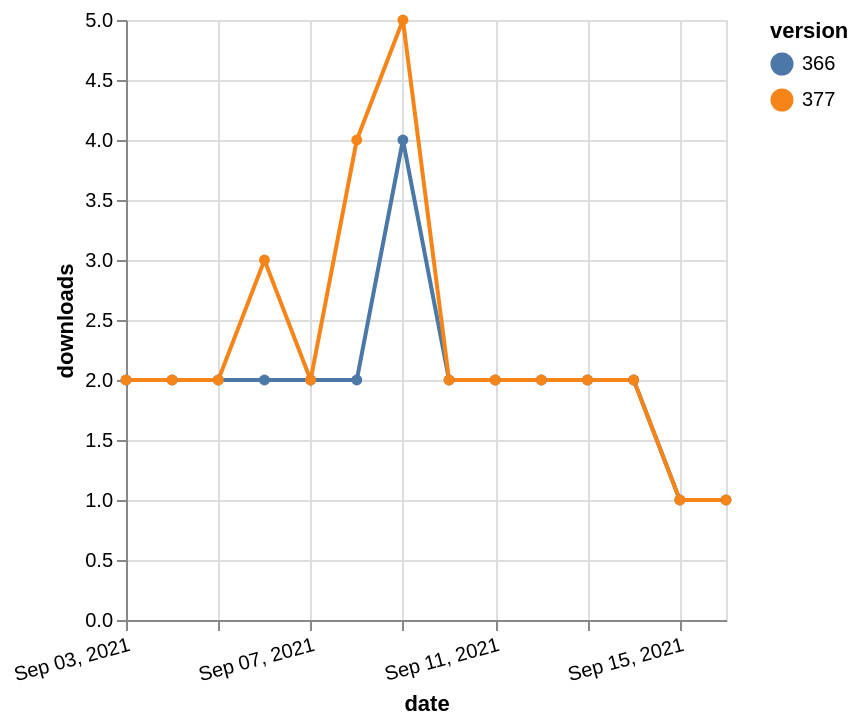

Express this chart as Vega-Lite.
### Vega-Lite specification from a JSON file in a GitHub repository (floating-point values rounded to 4 significant figures)
{"$schema": "https://vega.github.io/schema/vega-lite/v5.json", "description": "A simple bar chart with embedded data.", "data": {"values": [{"date": "2021-09-03", "total": 2250, "delta": 2, "version": "366"}, {"date": "2021-09-04", "total": 2252, "delta": 2, "version": "366"}, {"date": "2021-09-05", "total": 2254, "delta": 2, "version": "366"}, {"date": "2021-09-06", "total": 2256, "delta": 2, "version": "366"}, {"date": "2021-09-07", "total": 2258, "delta": 2, "version": "366"}, {"date": "2021-09-08", "total": 2260, "delta": 2, "version": "366"}, {"date": "2021-09-09", "total": 2264, "delta": 4, "version": "366"}, {"date": "2021-09-10", "total": 2266, "delta": 2, "version": "366"}, {"date": "2021-09-11", "total": 2268, "delta": 2, "version": "366"}, {"date": "2021-09-12", "total": 2270, "delta": 2, "version": "366"}, {"date": "2021-09-13", "total": 2272, "delta": 2, "version": "366"}, {"date": "2021-09-14", "total": 2274, "delta": 2, "version": "366"}, {"date": "2021-09-15", "total": 2275, "delta": 1, "version": "366"}, {"date": "2021-09-16", "total": 2276, "delta": 1, "version": "366"}, {"date": "2021-09-03", "total": 2041, "delta": 2, "version": "377"}, {"date": "2021-09-04", "total": 2043, "delta": 2, "version": "377"}, {"date": "2021-09-05", "total": 2045, "delta": 2, "version": "377"}, {"date": "2021-09-06", "total": 2048, "delta": 3, "version": "377"}, {"date": "2021-09-07", "total": 2050, "delta": 2, "version": "377"}, {"date": "2021-09-08", "total": 2054, "delta": 4, "version": "377"}, {"date": "2021-09-09", "total": 2059, "delta": 5, "version": "377"}, {"date": "2021-09-10", "total": 2061, "delta": 2, "version": "377"}, {"date": "2021-09-11", "total": 2063, "delta": 2, "version": "377"}, {"date": "2021-09-12", "total": 2065, "delta": 2, "version": "377"}, {"date": "2021-09-13", "total": 2067, "delta": 2, "version": "377"}, {"date": "2021-09-14", "total": 2069, "delta": 2, "version": "377"}, {"date": "2021-09-15", "total": 2070, "delta": 1, "version": "377"}, {"date": "2021-09-16", "total": 2071, "delta": 1, "version": "377"}]}, "width": "container", "mark": {"type": "line", "point": {"filled": true}}, "encoding": {"x": {"field": "date", "type": "temporal", "timeUnit": "yearmonthdate", "title": "date", "axis": {"labelAngle": -15}}, "y": {"field": "delta", "type": "quantitative", "title": "downloads"}, "color": {"field": "version", "type": "nominal"}, "tooltip": {"field": "delta"}}}
